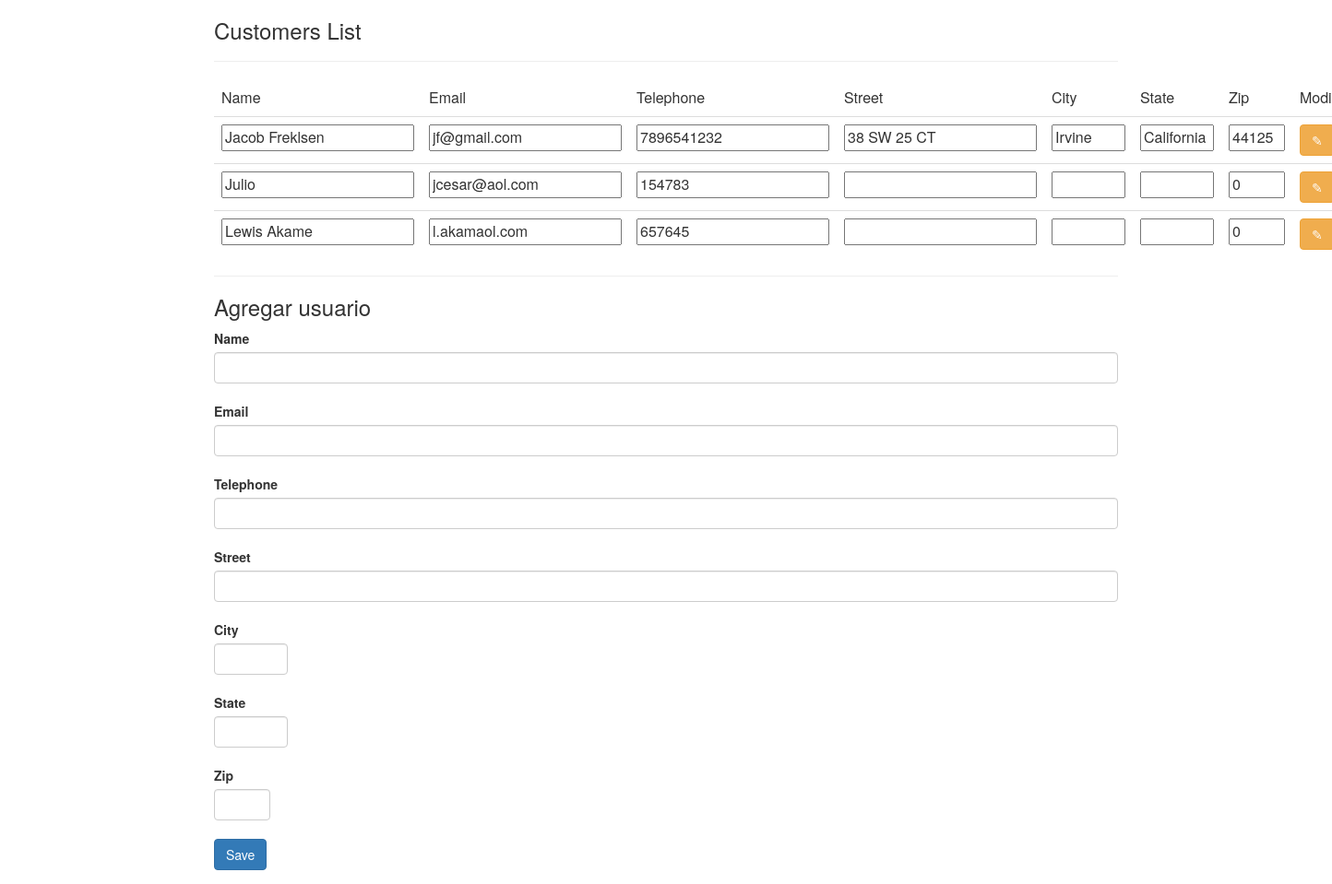
The page / on the database its author committed.
### tables this page shows
CREATE TABLE `customers` (
  `idCustomer` int(10) NOT NULL,
  `name` varchar(150) NOT NULL,
  `email` varchar(60) NOT NULL,
  `telephone` bigint(240) NOT NULL,
  `street` text NOT NULL,
  `city` varchar(100) NOT NULL,
  `state` varchar(130) NOT NULL,
  `zip` int(20) NOT NULL
);

### index.php (the view, shortened to what this page needs)
<html>
    <head>
		<link href="css/bootstrap.css" rel="stylesheet">
        <link href="css/style.css" rel="stylesheet">
    </head>
    <body>
		<div id="content">
			<h3>Customers List</h3>
			<hr>
			<table class="table border update">
				<thead>
					<tr>
						<td>Name</td>
						<td>Email</td>
						<td>Telephone</td>
						<td>Street</td>
						<td>City</td>
						<td>State</td>
						<td>Zip</td>
						<td>Modificar</td>
					</tr>
				</thead>
				<tbody>
					<?php
					$con = mysqli_connect("localhost", "root", "", "test");
					$q = 'SELECT * FROM customers;';
					$result = mysqli_query($con, $q);
					while ($row = mysqli_fetch_array($result, MYSQLI_ASSOC)) {
						echo '<tr class="c' . $row['idCustomer'] . '">';
						echo '<td><input type="text" name="name" value="' . $row['name'] . '"</td>';
						echo '<td><input type="text" name="email" value="' . $row['email'] . '"</td>';
						echo '<td><input type="text" name="telephone" value="' . $row['telephone'] . '"</td>';
						echo '<td><input type="text" name="street" value="' . $row['street'] . '"</td>';
						echo '<td><input type="text" name="city" value="' . $row['city'] . '"</td>';
						echo '<td><input type="text" name="state" value="' . $row['state'] . '"</td>';
						echo '<td><input type="text" name="zip" value="' . $row['zip'] . '"</td>';
						echo '<td><button class="btn btn-warning upd" data-type="' . $row['idCustomer'] . '">&#9998;</button></td>';
						echo '</tr>';
					}
					?>
				</tbody>
			</table>
			<hr>
			<div id="agregar">
				<h3>Agregar usuario</h3>
				<div class="form-group ins">
					<label>Name</label>
					<input type="text" name="name" class="form-control" required><br>
					<label>Email</label>
					<input type="email" name="email" class="form-control" required><br>
					<label>Telephone</label>
					<input type="text" name="telephone" class="form-control" max="16" required><br>
					<label>Street</label>
					<input type="text" name="street" class="form-control" required><br>
					<label>City</label>
					<input type="text" name="city" class="form-control" required><br>
					<label>State</label>
					<input type="text" name="state" class="form-control" required><br>
					<label>Zip</label>
					<input type="text" name="zip" class="form-control" required><br>
					<button class="btn btn-primary" id="save">Save</button>
				</div>
			</div>
		</div>
    </body>
</html>

### css/style.css (style rules this page uses)
#content { width: 980px; margin: auto; }
input[name="zip"] { width: 61px; }
input[name="state"], input[name="city"] { width: 80px; }

### rows shown on the page
customers: name "Jacob Freklsen", email "jf@gmail.com", telephone "7896541232", street "38 SW 25 CT", city "Irvine", state "California", zip "44125"
customers: name "Julio", email "jcesar@aol.com", telephone "154783", zip "0"
customers: name "Lewis Akame", email "l.akamaol.com", telephone "657645", zip "0"
